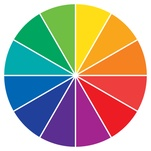
#> input picture EE610/src/color.jpg, 151 x 151 px, shrunk from 435 x 435 before the run, given in place of ns.jpg, which was not available
$ python butterworth.py   (older library calls are emulated)
#> lines starting #> are read from the running program, lines starting #| are printed output that depends on the picture; pictures that were not available may be replaced by others from this repository, and a replacement may not be noted
### EE610/assgn1/final_fun.py
import numpy as np
from PIL import Image
from matplotlib import pyplot as plt

def showimg(l):
    '''
    accepts np array type object and constructs image from it
    and displays the image
    '''
    l = np.uint8(l)  # converting the values in integers in range of 0-255
    img = Image.fromarray(l)
    img.show()
    return img


def do_fft(nparray):
    '''
    accepts the np array of the image
    and return the DFT of it
    '''
    return np.fft.fftshift(np.fft.fft2(nparray))  # fftshift shifts the spectrum to the centre


def do_ifft(nparray):
    '''
    accepts the np array type object
    and return the inverse fourier transform of it
    '''
    return np.abs(np.fft.ifft2(np.fft.ifftshift(nparray)))


# [104 lines left out: functions do_gamma, do_log, guassian_kernel, do_guassian_blur, non_zero_min, do_hist_equalize, not called in this run]


def do_padding(l, left, top, right, bottom):
    '''
    accepts the np array type object, left,top,right,bottom are the number of pixels to pad with zeros
    returns np array type object wirh zeros padded
    '''
    left, top, right, bottom = int(left), int(top), int(right), int(bottom)
    r, c = l.shape[0], l.shape[1]
    newl = np.zeros((r + top + bottom, c + left + right))
    r2, c2 = newl.shape[0], newl.shape[1]
    newl[top:r2 - bottom, left:c2 - right] = l
    return newl


# [65 lines left out: functions undo_all, plot_histo, display_fft_magn, display_fft_phase, not called in this run]

def butterworth_filter(u,v,centeru,centerv,d0,n):
    '''
    butterworth filter:
    accepts u,v, centeru, centerv, d0,order (n)
    and returns value of filter
    '''

    dist = np.sqrt((u-centeru)**2 + (v-centerv)**2)
    if dist == 0:
        return 1
    else:
        return 1/(1+ (d0/dist)**(2*n) )

def remove_padding(l,left,top,right,bottom):
    '''
    accepts the np array type object, left,top,right,bottom are the number of pixels to remove padding
    returns np array type object wirh padding
    '''
    left, top, right, bottom = int(left), int(top), int(right), int(bottom)
    r, c = l.shape[0], l.shape[1]
    newl = l[top:l.shape[0]-bottom,left:l.shape[1]-right]
    return newl


def do_butterworth_sharpening(l,d0,n):
    '''
    Butterworth sharpening filter
    accpets np array type object, d0 and n
    returns new np array type object and shows butterworth sharperned image
    '''
    oldl = l
    l = do_padding(l,l.shape[1]/2,l.shape[0]/2,l.shape[1]/2,l.shape[0]/2)
    l = do_fft(l)
    centeru,centerv = int(l.shape[0]/2), int(l.shape[1]/2)

    for r in range(l.shape[0]):
        for c in range(l.shape[1]):
            l[r][c] = l[r][c] * butterworth_filter(r,c,centeru,centerv,d0,n)

    l = do_ifft(l)
    l = remove_padding(l,oldl.shape[1]/2,oldl.shape[0]/2,oldl.shape[1]/2,oldl.shape[0]/2)
    l = l-np.min(l)
    l = l/np.max(l)
    l = l*255
    showimg(l)
    return l

### EE610/assgn1/butterworth.py
from final_fun import *


#this will open image
#various image files are located in './../src/'
img = Image.open('./../src/ns.jpg').convert('L')      #opening any image by converting in greyscale
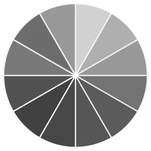
#> img: PIL image 151x151 L; min 37, max 255, mean 165.4
l = np.array(img)       #converting image into np array type object to play with


##Test 9:
##use ns.jpg for this example
##Apply butterworth sharpening filter
d0 = float(input('Input D0 :'))
#> the answer given: 3
n = float(input('Input order n :'))
#> the answer given: 3
showimg(l)

l = do_butterworth_sharpening(l,d0,n)
#> in do_padding, `newl[top:r2 - bottom, left:c2 - right] = l`:
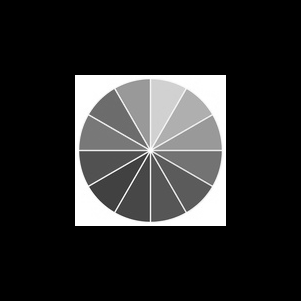
#> newl: shape (301, 301) float64; min 0, max 255, mean 41.6
#> in do_ifft, `return np.abs(np.fft.ifft2(np.fft.ifftshift(nparray)))`:
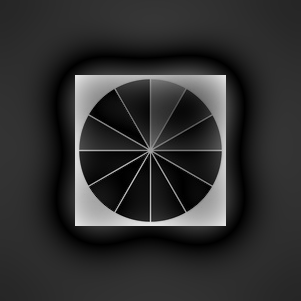
#> returned value: shape (301, 301) float64; min 0.000349, max 231, mean 47.6
#> in remove_padding, `newl = l[top:l.shape[0]-bottom,left:l.shape[1]-right]`:
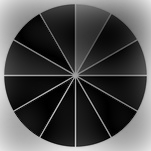
#> newl: shape (151, 151) float64; min 0.00542, max 231, mean 77.1
#> in do_butterworth_sharpening, `l = l/np.max(l)`:
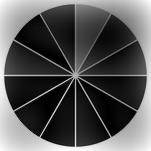
#> l: shape (151, 151) float64; min 0, max 1, mean 0.334

$ run again, on EE610/src/dog.jpg
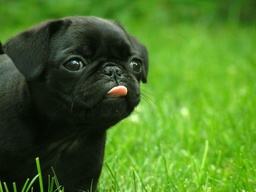
#> input picture EE610/src/dog.jpg, 256 x 192 px, shrunk from 736 x 552 before the run, given in place of ns.jpg, which was not available
#> in do_ifft, `return np.abs(np.fft.ifft2(np.fft.ifftshift(nparray)))`:
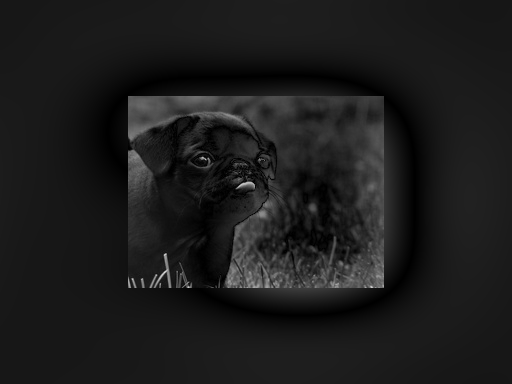
#> returned value: shape (384, 512) float64; min 0.000967, max 224.2, mean 28
#> in remove_padding, `newl = l[top:l.shape[0]-bottom,left:l.shape[1]-right]`:
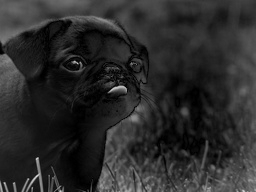
#> newl: shape (192, 256) float64; min 0.00269, max 224.2, mean 43.4
